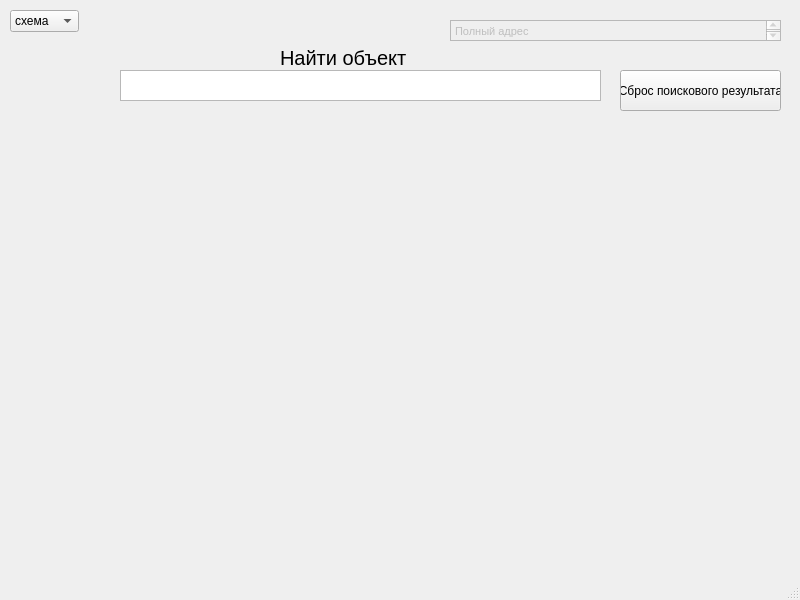
<?xml version="1.0" encoding="UTF-8"?>
<ui version="4.0">
 <class>mainWindow</class>
 <widget class="QMainWindow" name="mainWindow">
  <property name="geometry">
   <rect>
    <x>0</x>
    <y>0</y>
    <width>800</width>
    <height>600</height>
   </rect>
  </property>
  <property name="windowTitle">
   <string>MainWindow</string>
  </property>
  <widget class="QWidget" name="centralwidget">
   <widget class="QLabel" name="label">
    <property name="geometry">
     <rect>
      <x>20</x>
      <y>160</y>
      <width>751</width>
      <height>401</height>
     </rect>
    </property>
    <property name="text">
     <string/>
    </property>
   </widget>
   <widget class="QComboBox" name="comboBox">
    <property name="geometry">
     <rect>
      <x>10</x>
      <y>10</y>
      <width>69</width>
      <height>22</height>
     </rect>
    </property>
    <item>
     <property name="text">
      <string>схема</string>
     </property>
    </item>
    <item>
     <property name="text">
      <string>спутник</string>
     </property>
    </item>
    <item>
     <property name="text">
      <string>гибрид</string>
     </property>
    </item>
   </widget>
   <widget class="QTextEdit" name="textEdit">
    <property name="geometry">
     <rect>
      <x>120</x>
      <y>70</y>
      <width>481</width>
      <height>31</height>
     </rect>
    </property>
   </widget>
   <widget class="QLabel" name="label_2">
    <property name="geometry">
     <rect>
      <x>280</x>
      <y>50</y>
      <width>141</width>
      <height>16</height>
     </rect>
    </property>
    <property name="font">
     <font>
      <pointsize>15</pointsize>
     </font>
    </property>
    <property name="text">
     <string>Найти объект</string>
    </property>
   </widget>
   <widget class="QTextEdit" name="textEdit_2">
    <property name="enabled">
     <bool>false</bool>
    </property>
    <property name="geometry">
     <rect>
      <x>450</x>
      <y>20</y>
      <width>331</width>
      <height>21</height>
     </rect>
    </property>
    <property name="html">
     <string>&lt;!DOCTYPE HTML PUBLIC &quot;-//W3C//DTD HTML 4.0//EN&quot; &quot;http://www.w3.org/TR/REC-html40/strict.dtd&quot;&gt;
&lt;html&gt;&lt;head&gt;&lt;meta name=&quot;qrichtext&quot; content=&quot;1&quot; /&gt;&lt;style type=&quot;text/css&quot;&gt;
p, li { white-space: pre-wrap; }
&lt;/style&gt;&lt;/head&gt;&lt;body style=&quot; font-family:'MS Shell Dlg 2'; font-size:8.25pt; font-weight:400; font-style:normal;&quot;&gt;
&lt;p style=&quot; margin-top:0px; margin-bottom:0px; margin-left:0px; margin-right:0px; -qt-block-indent:0; text-indent:0px;&quot;&gt;Полный адрес&lt;/p&gt;&lt;/body&gt;&lt;/html&gt;</string>
    </property>
   </widget>
   <widget class="QPushButton" name="pushButton">
    <property name="geometry">
     <rect>
      <x>620</x>
      <y>70</y>
      <width>161</width>
      <height>41</height>
     </rect>
    </property>
    <property name="text">
     <string>Сброс поискового результата</string>
    </property>
    <property name="autoRepeat">
     <bool>false</bool>
    </property>
    <property name="autoExclusive">
     <bool>false</bool>
    </property>
   </widget>
  </widget>
  <widget class="QStatusBar" name="statusbar"/>
 </widget>
 <resources/>
 <connections/>
</ui>
